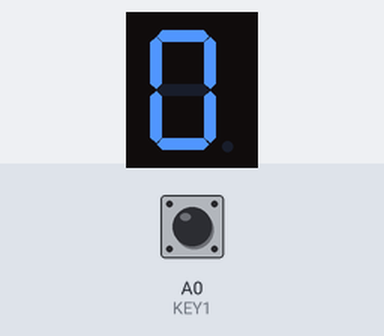
Bench run of a sketch on a simulated Arduino Uno, built with avr-gcc and run on an emulated ATmega328P. Parts: 1-digit seven-segment display. Wiring (inferred from the names in the program): 1-digit 7-segment display, segments lit when LOW: segments pin 13, pin 12, pin 11, pin 10, pin 9, pin 8, pin 7. The inputs (shaded band) are chosen by the test bench; at power-on: A0 (KEY1) HIGH. The segment pins are drawn as the display they are named for.

Above: at 1.2 s.
1.3 s: A0 (KEY1) pulled LOW for 1 s
At 3.2 s:
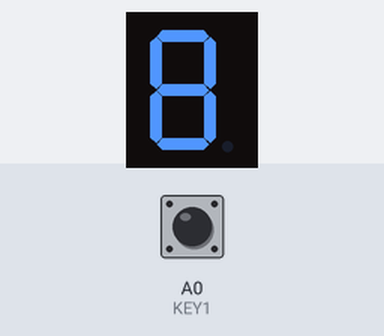
3.8 s: A0 (KEY1) pulled LOW for 3.2 s
At 6.6 s:
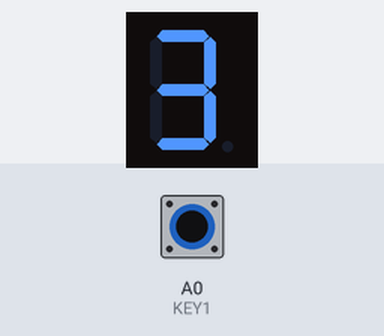
Timing chart, 0 to 8.1 s (numbered marks = the images above; inputs shaded):
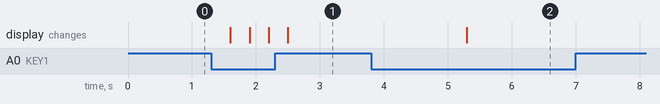

Measured:
- after the input at 1.3 s, the display: first changes after 0.30 s (image 1 shows a later state)
- after the input at 3.8 s, the display: changes after 1.5 s (image 2)

The sketch:

code_bai_1_LTN_phan_1_on_tap.ino
```cpp
#define KEY1 A0
#define a 13
#define b 12
#define c 11
#define d 10
#define e 9
#define f 8
#define g 7
 int A = 0;
void setup() {
  // put your setup code here, to run once:
 Serial.begin(9600);
 pinMode(KEY1, INPUT);
 pinMode(a,OUTPUT);
 pinMode(b,OUTPUT);
 pinMode(c,OUTPUT);
 pinMode(d,OUTPUT);
 pinMode(e,OUTPUT);
 pinMode(f,OUTPUT);
 pinMode(g,OUTPUT);
}

void loop() {
  // put your main code here, to run repeatedly:

if(digitalRead(KEY1) == 0)
{
  A+=2;
  delay(300);
};

if(A==0)
{
  digitalWrite(a, LOW);
  digitalWrite(b, LOW);
  digitalWrite(c, LOW);
  digitalWrite(d, LOW);
  digitalWrite(e, LOW);
  digitalWrite(f, LOW);
  digitalWrite(g, HIGH);

}
if(A==2)
{
  digitalWrite(a, LOW);
  digitalWrite(b, LOW);
  digitalWrite(c, HIGH);
  digitalWrite(d, LOW);
  digitalWrite(e, LOW);
  digitalWrite(f, HIGH);
  digitalWrite(g, LOW);

}
if(A==4)
{
  digitalWrite(a, HIGH);
  digitalWrite(b, LOW);
  digitalWrite(c, LOW);
  digitalWrite(d, HIGH);
  digitalWrite(e, HIGH);
  digitalWrite(f, LOW);
  digitalWrite(g, LOW);

}
if(A==6)
{
  digitalWrite(a, LOW);
  digitalWrite(b, HIGH);
  digitalWrite(c, LOW);
  digitalWrite(d, LOW);
  digitalWrite(e, LOW);
  digitalWrite(f, LOW);
  digitalWrite(g, LOW);

}
if(A==8)
{
  digitalWrite(a, LOW);
  digitalWrite(b, LOW);
  digitalWrite(c, LOW);
  digitalWrite(d, LOW);
  digitalWrite(e, LOW);
  digitalWrite(f, LOW);
  digitalWrite(g, LOW);

}
if(A==18)
{
  digitalWrite(a, LOW);
  digitalWrite(b, LOW);
  digitalWrite(c, LOW);
  digitalWrite(d, LOW);
  digitalWrite(e, HIGH);
  digitalWrite(f, HIGH);
  digitalWrite(g, LOW);

}
}
```
